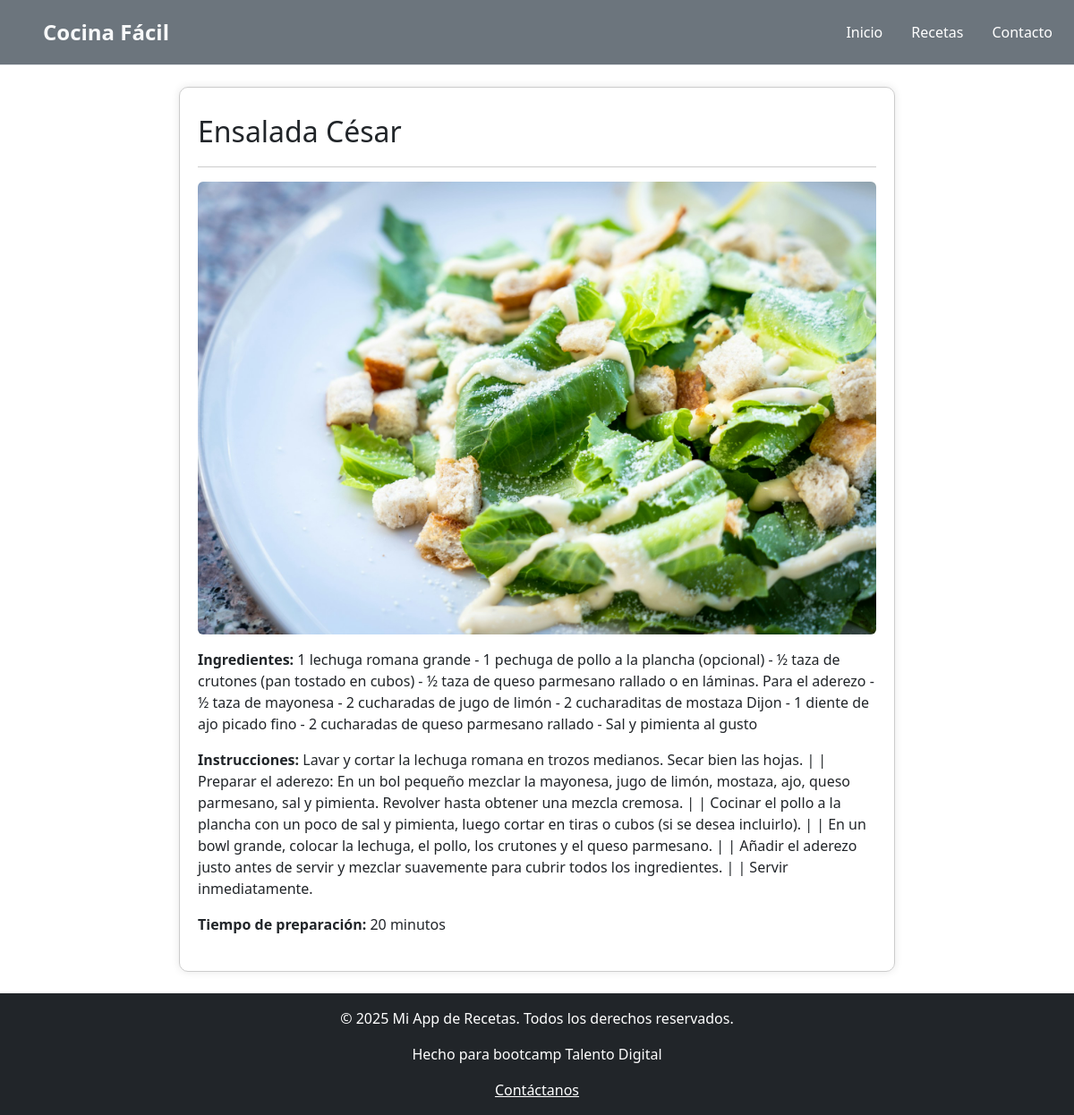
The app's page /recetas/3/ with its own data.
### recetas/models.py (models this page shows, shortened)
class Receta(models.Model):
    nombre = models.CharField(max_length=100)
    ingredientes = models.TextField()
    descripcion = models.TextField(null=True, blank=True)
    instrucciones = models.TextField()
    tiempo_preparacion = models.IntegerField(help_text="En minutos")
    imagen = models.ImageField(upload_to='recetas/', null=True, blank=True)

### Recetas_Py/views.py (the view)
# urls.py: path('recetas/<int:receta_id>/', views.detalle_receta, name='detalle_receta'),
def detalle_receta(request, receta_id):
    receta = get_object_or_404(Receta, id=receta_id)
    return render(request, 'detalle_receta.html', {'receta': receta})

### templates/detalle_receta.html
{% extends 'base.html' %}
{% block content %}
<div style="max-width: 800px; margin: auto; padding: 20px; border: 1px solid #ccc; border-radius: 10px; box-shadow: 0 0 10px rgba(0, 0, 0, 0.1);">
    <div>
        <h2 style="margin-top: 10px; margin-bottom: 20px;">{{ receta.nombre }}</h2>
    </div>
    <div style="margin-bottom: 20px; border-top: 1px solid #ccc;">
        <img src="{{ receta.imagen.url }}" alt="{{ receta.nombre }}" class="img-fluid d-block mx-auto my-3 rounded" />          <p><strong>Ingredientes:</strong> {{ receta.ingredientes }}</p>
        <p><strong>Instrucciones:</strong> {{ receta.instrucciones }}</p>
        <p><strong>Tiempo de preparación:</strong> {{ receta.tiempo_preparacion }} minutos</p>
    </div>
</div>
{% endblock %}

### records on screen
Receta: nombre "Ensalada César", imagen (picture), ingredientes "1 lechuga romana grande - 1 pechuga de pollo a la plancha (opcional) - ½ taza de crutones (pan tostado en cubos) - ½ taza de queso parmesano rallado o en láminas. Para el aderezo - ½ taza de mayonesa - 2 cucharadas de jugo de limón - 2 cucharaditas de mostaza Dijon - 1 diente de ajo picado fino - 2 cucharadas de queso parmesano rallado - Sal y pimienta al gusto", instrucciones "Lavar y cortar la lechuga romana en trozos medianos. Secar bien las hojas. | | Preparar el aderezo: En un bol pequeño mezclar la mayonesa, jugo de limón, mostaza, ajo, queso parmesano, sal y pimienta. Revolver hasta obtener una mezcla cremosa. | | Cocinar el pollo a la plancha con un poco de sal y pimienta, luego cortar en tiras o cubos (si se desea incluirlo). | | En un bowl grande, colocar la lechuga, el pollo, los crutones y el queso parmesano. | | Añadir el aderezo justo antes de servir y mezclar suavemente para cubrir todos los ingredientes. | | Servir inmediatamente.", tiempo_preparacion "20"
